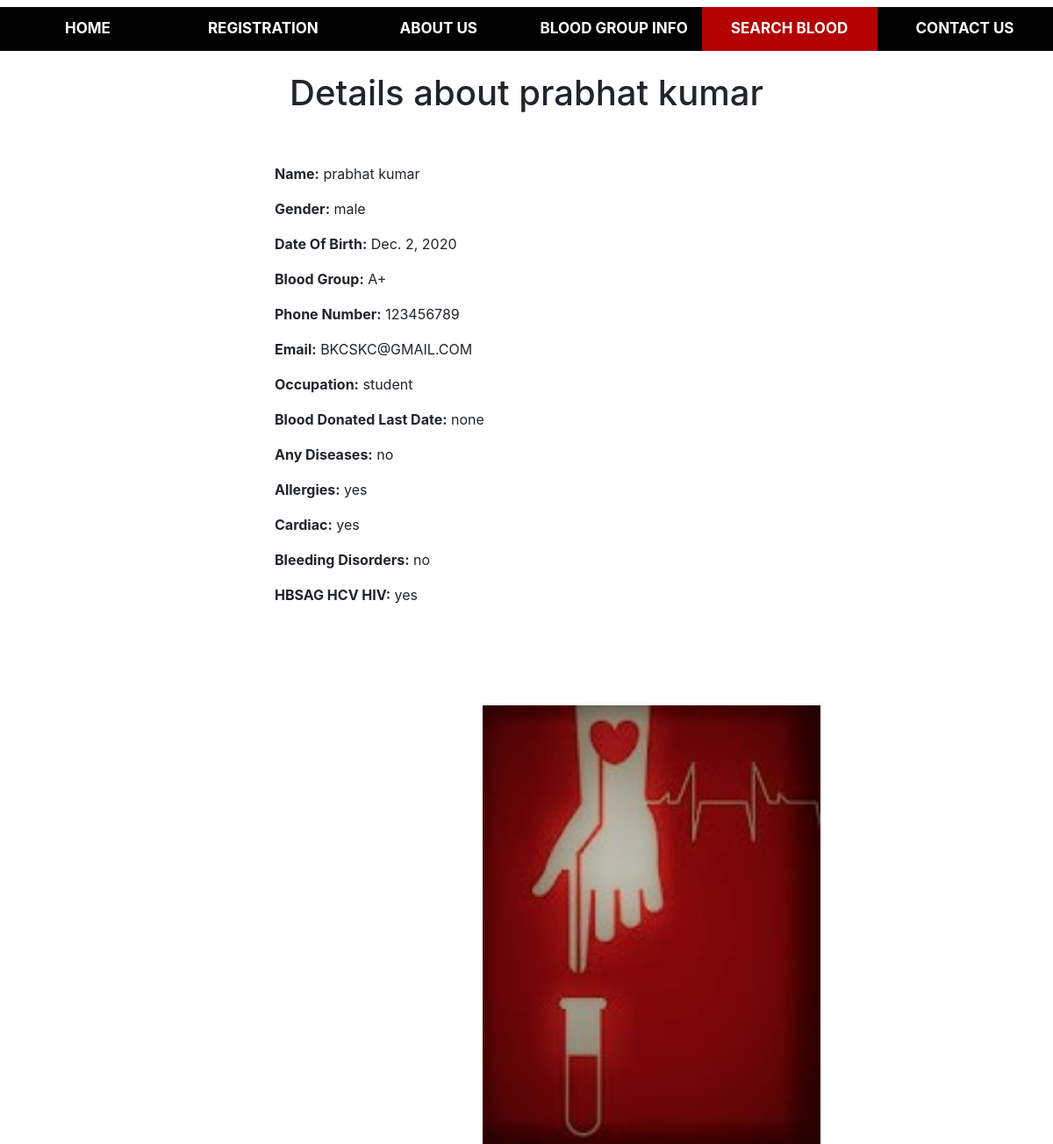
Page /search/donorlist/donorlistdetail/BKCSKC@GMAIL.COM/ on the committed database.
### registration/models.py (models this page shows, shortened)
class donor(models.Model):
    name = models.CharField(max_length = 50, blank=True, null=True)
    gender_choices=[
        ('male',"Male"),
        ("female","Female"),
    ]
    gender = models.CharField(
        max_length=6, blank=True, null=True,
        choices=gender_choices,
        )
    date_of_birth = models.DateField(blank=True, null=True)
    blood_choices=[
        ("a+" , "A+"),
        ("a-" , "A-"),
        ("b+" , "B+"),
        ("b-" , "B-"),
        ("o+" , "O+"),
        ("o-" , "O-"),
        ("ab+" , "AB+"),
        ("ab-" , "AB-"),
    ]
    blood_group = models.CharField(
        max_length=4, blank=True, null=True,
        choices=blood_choices
        )
    phone_number = models.IntegerField(blank=True, null=True)
    email = models.EmailField(max_length=100, blank=True, null=True, unique=True)
    occupation = models.CharField(max_length=10, blank=True, null=True)
    last_donate_date = models.CharField(max_length=50, blank=True, null=True)
    any_diseases_choices=[
        ("yes","Yes"),
        ("no","No"),
    ]
    any_diseases = models.CharField(
        max_length=4, blank=True, null=True,
        choices=any_diseases_choices,
        )
    allergies_choices=[
        ("yes","Yes"),
        ("no","No"),
    ]
    allergies = models.CharField(
        max_length=4, blank=True, null=True,
        choices=allergies_choices,
        )
    cardiac_choices=[
        ("yes","Yes"),
        ("no", "No"),
    ]
    cardiac = models.CharField(
        max_length=4, blank=True, null=True,
        choices=cardiac_choices,
        )
    bleeding_disorders_choices=[
        ("yes","Yes"),
        ("no","No"),
    ]
    bleeding_disorders = models.CharField(
        max_length=4, blank=True, null=True,
        choices=bleeding_disorders_choices,
        )
    hbsAg_hcv_hIV_choices=[
        ("yes","Yes"),
        ("no","No"),
    ]
    hbsAg_hcv_hIV =models.CharField(
        max_length=4, blank=True, null=True,
        choices=hbsAg_hcv_hIV_choices,
        )
    password = models.CharField(max_length=50, blank=True, null=True)

### search/views.py (the view)
# urls.py: path('donorlist/donorlistdetail/<email>/', donorlistdetail, name='donorlistdetailsite'),
def donorlistdetail(request, email):
    email = email
    detail = donor()
    detail = donor.objects.get(email=email)
    context = {
        'details' : detail
    }
    return render(request, 'donor_l_d.html', context)

### polls/template/donor_l_d.html
{% extends 'base.html' %}
{% load static  %}
{% block content %}
<div class="container-fluid">
        <div class="form_body" >
        <br>
            <h1 class="text-center">Details about {{details.name}}</h1>
            <div class= "donor_details m-5"style="float:left;padding-left:250px;">
                <p><strong>Name:</strong> {{details.name}}</p>
                <p><strong>Gender:</strong> {{details.gender}}</p>
                <p><strong>Date Of Birth:</strong> {{details.date_of_birth}}</p>
                <p><strong>Blood Group:</strong> <span class="text-uppercase">{{details.blood_group}}</span></p>
                <p><strong>Phone Number:</strong> {{details.phone_number}}</p>
                <p><strong>Email:</strong> {{details.email}}</p>
                <p><strong>Occupation:</strong> {{details.occupation}}</p>
                <p><strong>Blood Donated Last Date:</strong> {{details.last_donate_date}}</p>
                <p><strong>Any Diseases:</strong> {{details.any_diseases}}</p>
                <p><strong>Allergies:</strong> {{details.allergies}}</p>
                <p><strong>Cardiac:</strong> {{details.cardiac}}</p>
                <p><strong>Bleeding Disorders:</strong> {{details.bleeding_disorders}}</p>
                <p><strong>HBSAG HCV HIV:</strong> {{details.hbsAg_hcv_hIV}}</p>
        </div>
        <img src="{% static 'polls/images (2).jfif' %}" style="float:right;padding-top:50px; height:550px;padding-right:250px;">
        </div>
{% endblock  %}

### rows in the picture
donor: name "prabhat kumar", gender "male", date_of_birth "Dec. 2, 2020", blood_group "A+", phone_number "123456789", email "BKCSKC@GMAIL.COM", occupation "student", last_donate_date "none", any_diseases "no", allergies "yes", cardiac "yes", bleeding_disorders "no", hbsAg_hcv_hIV "yes"
